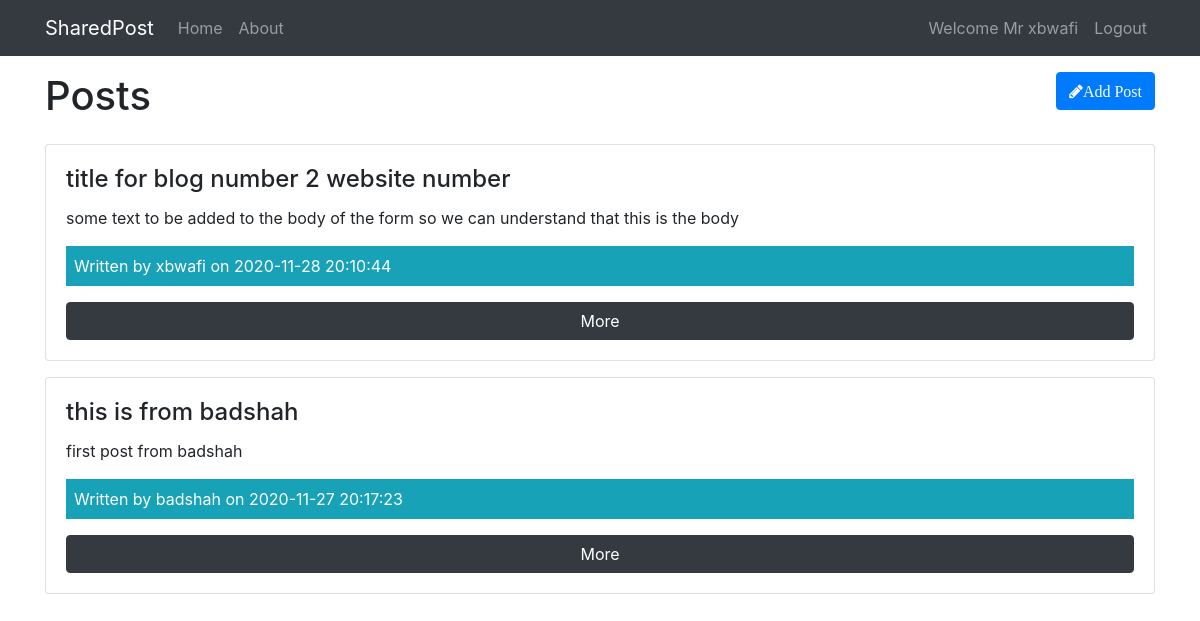
Page /posts (signed in) on the committed database.
### tables this page shows
CREATE TABLE `posts` (
  `id` int(11) NOT NULL,
  `user_id` int(11) NOT NULL,
  `title` varchar(255) NOT NULL,
  `body` text NOT NULL,
  `created_at` datetime NOT NULL DEFAULT current_timestamp()
);

CREATE TABLE `users` (
  `id` int(11) NOT NULL,
  `name` varchar(255) NOT NULL,
  `email` varchar(255) NOT NULL,
  `password` varchar(255) NOT NULL,
  `created_at` datetime NOT NULL DEFAULT current_timestamp()
);

### app/controllers/Posts.php (called while the page is built, shortened)
<?php
class Posts extends Controller
{
    function __construct()
    {
        $this->postModel = $this->model('Post');
    }
    function index()
    {
        $posts = $this->postModel->getPosts();
        $data = [
            'posts' => $posts
        ];
        $this->views('posts/index', $data);
    }
}

### app/libraries/Core.php (called while the page is built, shortened)
<?php
class Core
{
    protected $currentController = 'Pages';
    protected $currentMethod = 'index';
    function __construct()
    {
        $url = $this->getUrl();
        if (file_exists('../app/controllers/' . ucwords($url[0]) . '.php')) {
            $this->currentController = ucwords($url[0]);
            unset($url[0]);
        } else {
            $this->currentController;
        }
        $this->currentController = new $this->currentController;
        $this->params = $url ? array_values($url) : [];
        call_user_func_array([$this->currentController, $this->currentMethod], $this->params);
    }
    function getUrl()
    {
        if (isset($_GET['url'])) {
            $url = rtrim($_GET['url'], '/');
            $url = filter_var($url, FILTER_SANITIZE_URL);
            $url = explode('/', $url);
            return $url;
        }
    }
}

### public/index.php (called while the page is built, shortened)
<?php
$init = new Core();

### app/libraries/Database.php (called while the page is built, shortened)
<?php
class Database
{
    private $host = DB_HOST;
    private $user = DB_USER;
    private $pass = DB_PASS;
    private $dbname = DB_NAME;
    private $dbh;
    private $stmt;
    public function __construct()
    {
        $dsn = 'mysql:host=' . $this->host . ';dbname=' . $this->dbname;
        $options = array(
            PDO::ATTR_PERSISTENT => true,
            PDO::ATTR_ERRMODE => PDO::ERRMODE_EXCEPTION
        );
        try {
            $this->dbh = new PDO($dsn, $this->user, $this->pass, $options);
        } catch (PDOException $e) {
            $this->error = $e->getMessage();
            echo $this->error;
        }
    }
    public function query($sql)
    {
        $this->stmt = $this->dbh->prepare($sql);
    }
    public function execute()
    {
        return $this->stmt->execute();
    }
    public function resultSet()
    {
        $this->execute();
        return $this->stmt->fetchAll(PDO::FETCH_OBJ);
    }
}

### app/models/Post.php (called while the page is built, shortened)
<?php
class Post
{
    private $db;
    function __construct()
    {
        $this->db = new Database;
    }
    function getPosts()
    {
        $this->db->query("SELECT *,
                          posts.id as postId,
                          users.id as userId,
                          posts.created_at as postCreated,
                          users.created_at as userCreated
                          FROM posts
                          INNER JOIN users
                          on posts.user_id = users.id
                          ORDER BY posts.created_at DESC
                          ");
        $results = $this->db->resultSet();
        return $results;
    }
}

### app/views/posts/index.php (the view, shortened to what this page needs)
<?php
require APPROOT . '/views/inc/header.php'; ?>
<div class="row mb-3">
    <div class="col-md-6">
        <h1>Posts</h1>
    </div>
    <div class="col-md-6">
        <a href="<?php URLROOT; ?> posts/add" class="btn btn-primary pull-right">
            <i class="fa fa-pencil">Add Post</i>
        </a>
    </div>
</div>
<?php foreach ($data['posts'] as $post) : ?>
    <div class="card card-body mb-3">
        <h4 class="card-title"><?php echo $post->title; ?></h4>
        <p class="card-text"><?php echo $post->body; ?></p>
        <div class="bg-info text-white p-2 mb-3">
            Written by <?php echo $post->name; ?> on <?php echo $post->postCreated; ?>
        </div>
        <a href="<?php URLROOT; ?>posts/show/<?php echo $post->postId; ?>" class="btn btn-dark">More</a>
    </div>
<?php endforeach; ?>
<?php require APPROOT . '/views/inc/footer.php'; ?>

### app/libraries/Controller.php (shortened to what this page needs)
<?php
class Controller
{
    function views($views, $data = [])
    {
        if (file_exists('../app/views/' . $views . '.php')) {
            require_once '../app/views/' . $views . '.php';
        } else {
            die("view file dose not exist");
        }
    }
}

### app/views/inc/header.php (shortened to what this page needs)
<!DOCTYPE html>
<html lang="en">
<head>
    <link rel="stylesheet" href="https://maxcdn.bootstrapcdn.com/bootstrap/4.0.0-beta/css/bootstrap.min.css">
    <link href="https://maxcdn.bootstrapcdn.com/font-awesome/4.7.0/css/font-awesome.min.css" rel="stylesheet">
    <link rel="stylesheet" href="<?php echo URLROOT; ?>/css/style.css">
</head>
<body>
    <?php require APPROOT . '/views/inc/navbar.php'; ?>
    <div class="container">

### app/views/inc/navbar.php (shortened to what this page needs)
<nav class="navbar navbar-expand-lg navbar-dark bg-dark mb-3">
    <div class="container">
        <a class="navbar-brand" href="<?php echo URLROOT; ?>"><?php echo SITENAME; ?></a>
        <div class="collapse navbar-collapse" id="navbarsExampleDefault">
            <ul class="navbar-nav mr-auto">
                <li class="nav-item ">
                    <a class="nav-link" href="<?php echo URLROOT; ?>">Home</a>
                </li>
                <li class="nav-item">
                    <a class="nav-link" href="<?php echo URLROOT; ?>/pages/about">About</a>
                </li>
            </ul>
            <ul class="navbar-nav ml-auto">
                <?php if (isset($_SESSION['user_id'])) : ?>
                    <li class="nav-item ">
                        <a class="nav-link" href="<?php echo URLROOT; ?>/users/profile"> Welcome Mr <?php echo $_SESSION['user_name']; ?></a>
                    </li>
                    <li class="nav-item ">
                        <a class="nav-link" href="<?php echo URLROOT; ?>/users/logout">Logout</a>
                    </li>
                <?php endif; ?>
            </ul>
        </div>
    </div>
</nav>

### app/views/inc/footer.php (shortened to what this page needs)
</div>
</body>
</html>

### rows in the picture
posts: title "title for blog number 2 website number", body "some text to be added to the body of the form so we can understand that this is the body", user.name "xbwafi", created_at "2020-11-28 20:10:44"
posts: title "this is from badshah", body "first post from badshah", user.name "badshah", created_at "2020-11-27 20:17:23"

### other values in the picture
SITENAME "SharedPost"
$_SESSION['user_name'] "xbwafi"
